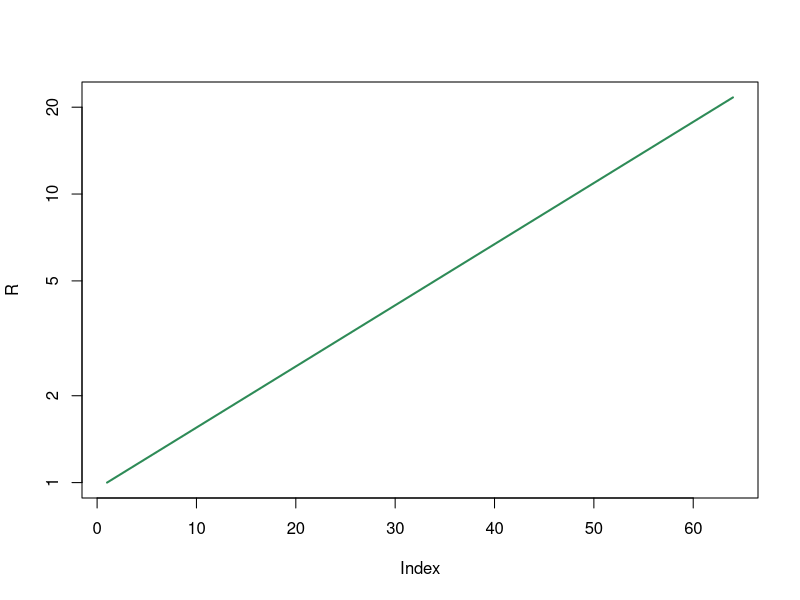
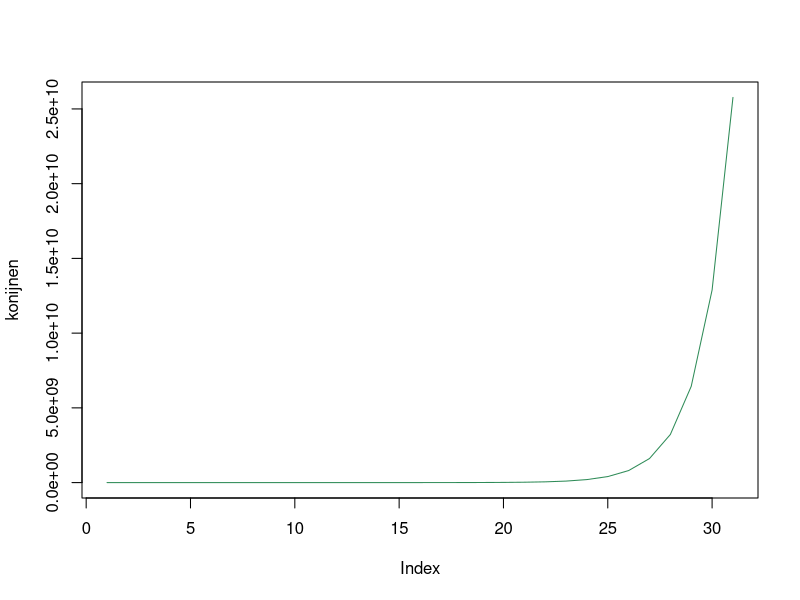
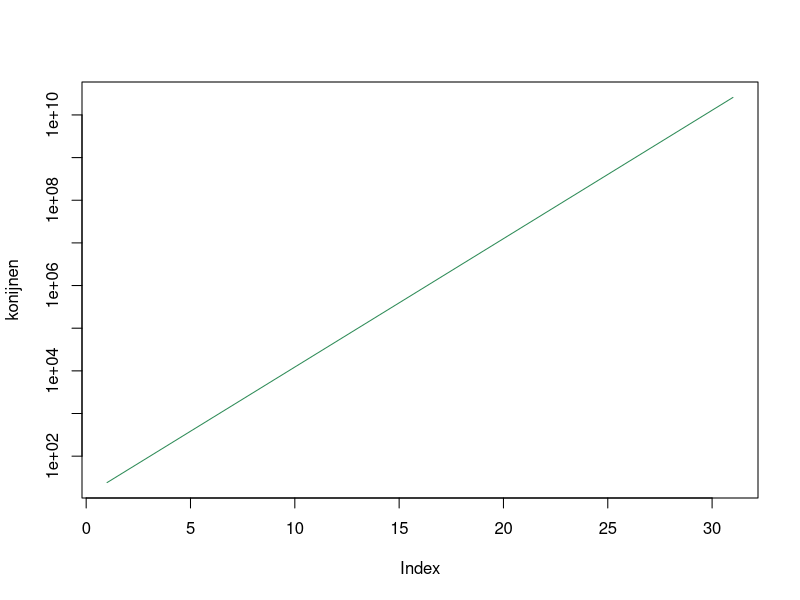
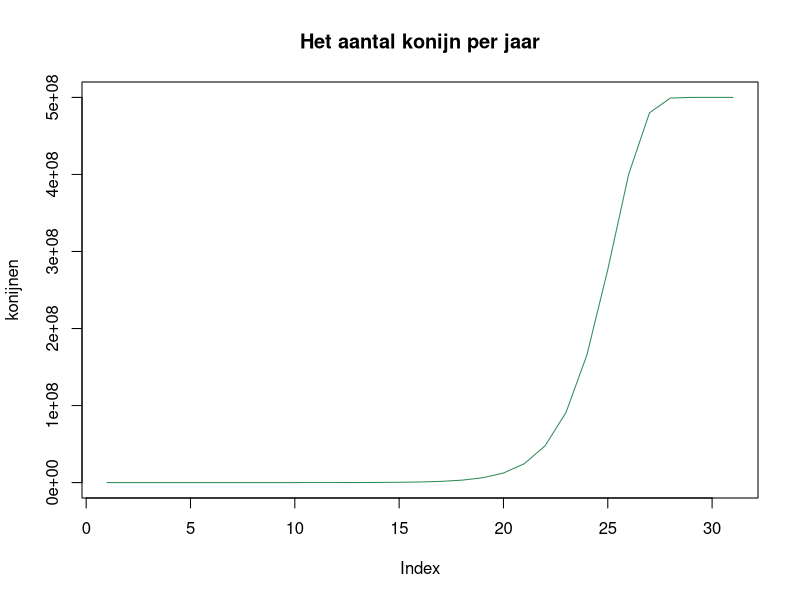
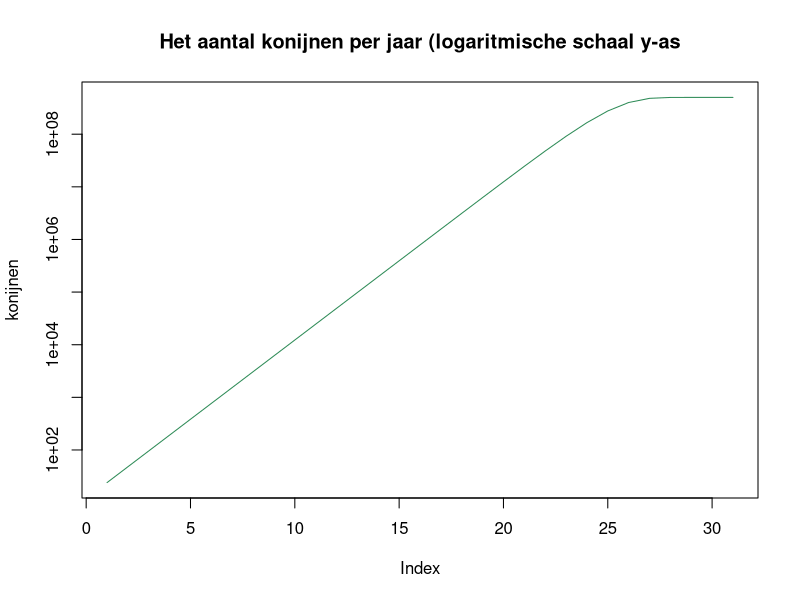
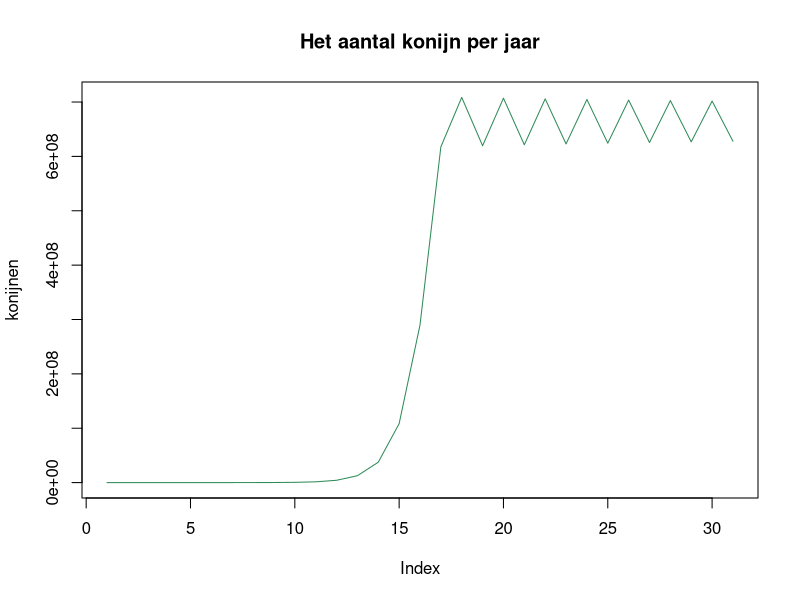
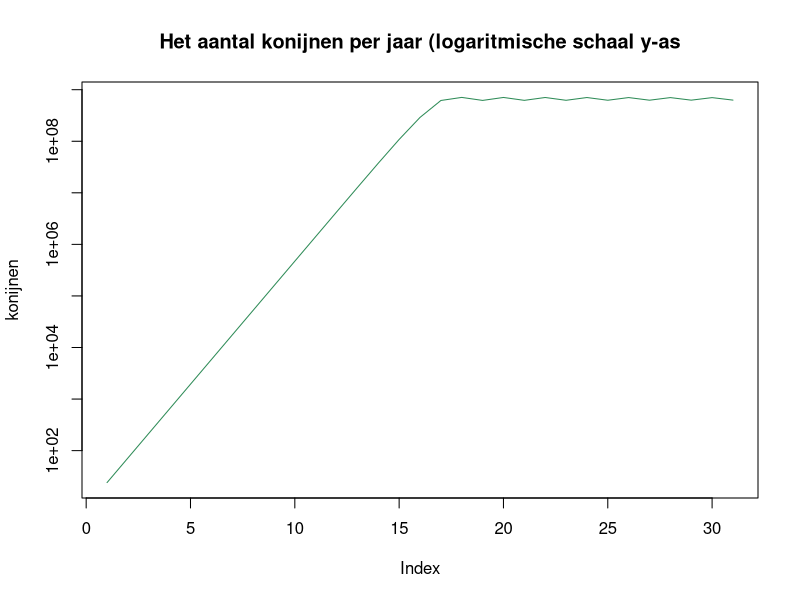
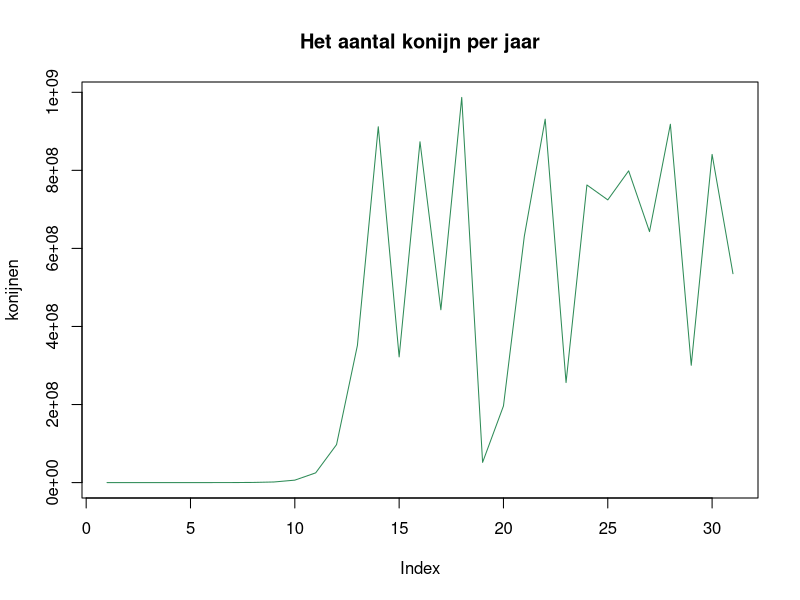

Write R code to recreate these figures, in order.
## ---- chunk 1
#| eval: true
#| echo: true
#| code-fold: false
#| label: fig-exponential

# beginaantal rijst
R <- 1

# herhaal iets 63 keer met een for-loop
for (i in 1:63) {
  R[i+1] <- R[i]*1.05 # R in volgende stap is 2*R in deze stap
}

plot(R , type='l', col="seagreen", log="y", lwd=2) 
## ---- chunk 2
sum(R)
## ---- chunk 3
# definieren van begin aantal konijnen
konijnen <- 24
# verdubbel het aantal konijnen 20 keer
for (i in 1:20){ 
konijnen <- konijnen * 2
}
# er zijn verschillende opties om "Het aantal konijnen na 20 tijdstappen is gelijk aan 25165824” te printen:
# met cat:
cat("Het aantal konijnen na 20 tijdstappen is gelijk aan ", konijnen)
# met paste:
paste("Het aantal konijnen na 20 tijdstappen is gelijk aan ", konijnen)
## ---- chunk 4
# Stap 1: Stel begin-aantal konijnen in
konijnen <- 24

# Stap 2: Verdubbel het aantal konijnen 30 keer
for (t in 1:30){
  konijnen[t+1] <- 2*konijnen[t]
}

# Stap 3: Plot het resultaat
plot(konijnen, type='l', col="seagreen")
## ---- chunk 5
# Stap 1: Stel begin -aantal konijnen in
konijnen <- 24
# Stap 2: Verdubbel het aantal konijnen 30 keer
for (t in 1:30){
konijnen [t+1] <- 2* konijnen [t]
}
# Stap 3: Plot het resultaat met een logaritmische y as, net zoals in de code van figuur 3
plot(konijnen , type='l', col="seagreen", log="y")
## ---- chunk 6
# Stap 1: Stel begin-aantal konijnen in
konijnen <- 24

# We maken een variabele voor K
K <- 10^9

# Stap 2: Verdubbel het aantal konijnen 30 keer
for (t in 1:30){
  # Reken eerst de waarde van f uit voor het aantal konijnen dat de populatie in de vorige tijdstap bevatte:
  f <- 1 - konijnen[t]/K
  # Gebruik dit vervolgens in de formule om het nieuwe aantal konijnen uit te rekenen
  konijnen[t+1] <- 2*konijnen[t]*f
}

# Stap 3: Plot het resultaat
plot(konijnen, type='l', col="seagreen", main = "Het aantal konijn per jaar")
paste("Het uiteindelijke aantal konijnen is gelijk aan", 
      konijnen[length(konijnen)]) # Dit is een manier om de laatste waarde van de vector konijnen te bekijken
## ---- chunk 7
plot(konijnen, type='l', col="seagreen", log="y", main = "Het aantal konijnen per jaar (logaritmische schaal y-as")
## ---- chunk 8
paste("Na 10 jaar zijn er", konijnen[11], "konijnen")
## ---- chunk 9
# Stap 1: Stel begin-aantal konijnen in
konijnen <- 24

# Stap 2: Bepaal waardes voor de parameters van het model
K <- 10^9
r <- 3

# Stap 3: Verdubbel het aantal konijnen 30 keer
for (t in 1:30){
  konijnen[t+1] <- r*konijnen[t]*(1 - konijnen[t]/K)
}

# Stap 4: Plot het resultaat
plot(konijnen, type='l', col="seagreen", main = "Het aantal konijn per jaar")
# plot op logaritmische schaal
plot(konijnen, type='l', col="seagreen", log="y", main = "Het aantal konijnen per jaar (logaritmische schaal y-as")
paste("Het uiteindelijke aantal konijnen is gelijk aan", 
      konijnen[length(konijnen)]) # Dit is een manier om de laatste waarde van de vector konijnen te bekijken
paste("Het aantal konijnen na 10 jaar is gelijk aan", 
      konijnen[11])
## ---- chunk 10
# Stap 1: Stel begin-aantal konijnen in
konijnen <- 24

# Stap 2: Bepaal waardes voor de parameters van het model
K <- 10^9
r <- 4

# Stap 3: Verdubbel het aantal konijnen 30 keer
for (t in 1:30){
  konijnen[t+1] <- r*konijnen[t]*(1 - konijnen[t]/K)
}

# Stap 4: Plot het resultaat
plot(konijnen, type='l', col="seagreen", main = "Het aantal konijn per jaar")
# plot op logaritmische schaal
plot(konijnen, type='l', col="seagreen", log="y", main = "Het aantal konijnen per jaar (logaritmische schaal y-as")
paste("Het uiteindelijke aantal konijnen is gelijk aan", 
      konijnen[length(konijnen)]) # Dit is een manier om de laatste waarde van de vector konijnen te bekijken
paste("Het aantal konijnen na 10 jaar is gelijk aan", 
      konijnen[11])
